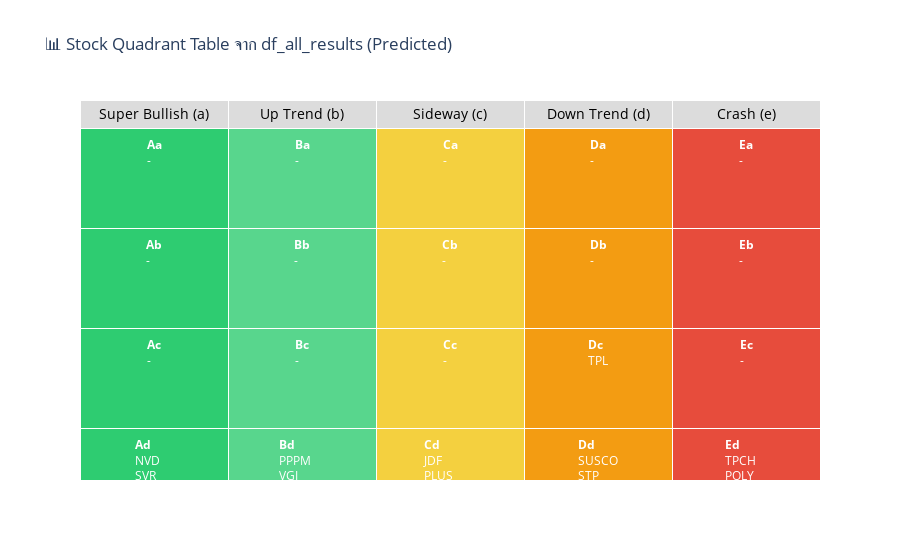

The cell this chart's notebook holds for it:
### Code cell
import plotly.graph_objects as go

# ✅ สร้าง dict: Quadrant → รายชื่อหุ้น
quadrant_groups = (
    df_all_results.groupby("Predicted Quadrant")["Symbol"]
    .apply(list)
    .to_dict()
)

# ✅ กำหนดลำดับแกน
financial_levels = ['A', 'B', 'C', 'D', 'E']  # A = Strong fundamentals
trend_levels = ['a', 'b', 'c', 'd', 'e']      # a = Bullish, e = Crash

# ✅ เตรียมตาราง 5x5
plot_table = []
for f in financial_levels:
    row = []
    for t in trend_levels:
        code = f + t
        stocks = quadrant_groups.get(code, [])
        if stocks:
            stock_list = "<br>".join(stocks[:10])  # แสดงสูงสุด 10 ตัว
            cell_text = f"<b>{code}</b><br>{stock_list}"
        else:
            cell_text = f"<b>{code}</b><br>-"
        row.append(cell_text)
    plot_table.append(row)

# ✅ สีแต่ละแถว (A–E)
colors = [[{'A': '#2ecc71', 'B': '#58d68d', 'C': '#f4d03f',
            'D': '#f39c12', 'E': '#e74c3c'}[f]]*5 for f in financial_levels]

# ✅ วาดตาราง
fig = go.Figure(data=go.Table(
    header=dict(
        values=["Super Bullish (a)", "Up Trend (b)", "Sideway (c)", "Down Trend (d)", "Crash (e)"],
        fill_color="#dcdcdc",
        align="center",
        font=dict(color="black", size=14)
    ),
    cells=dict(
        values=plot_table,
        fill_color=colors,
        align="center",
        height=100,
        font=dict(color="white", size=12)
    )
))

fig.update_layout(title="📊 Stock Quadrant Table จาก df_all_results (Predicted)")
fig.show()

### Figure 1 — Plotly figure (JSON) as saved in the notebook; plotly's stock layout.template omitted (floating-point values rounded to 4 significant figures)
{"data": [{"cells": {"align": "center", "fill": {"color": [["#2ecc71", "#2ecc71", "#2ecc71", "#2ecc71", "#2ecc71"], ["#58d68d", "#58d68d", "#58d68d", "#58d68d", "#58d68d"], ["#f4d03f", "#f4d03f", "#f4d03f", "#f4d03f", "#f4d03f"], ["#f39c12", "#f39c12", "#f39c12", "#f39c12", "#f39c12"], ["#e74c3c", "#e74c3c", "#e74c3c", "#e74c3c", "#e74c3c"]]}, "font": {"color": "white", "size": 12}, "height": 100, "values": [["<b>Aa</b><br>-", "<b>Ab</b><br>-", "<b>Ac</b><br>-", "<b>Ad</b><br>NVD<br>SVR<br>PTECH<br>TPOLY<br>WORK<br>AJ<br>SIAM<br>ITEL<br>TIGER<br>SAF", "<b>Ae</b><br>-"], ["<b>Ba</b><br>-", "<b>Bb</b><br>-", "<b>Bc</b><br>-", "<b>Bd</b><br>PPPM<br>VGI<br>KSL<br>MANRIN<br>SFT<br>SHR<br>TGH<br>NPK<br>PG<br>BIOTEC", "<b>Be</b><br>-"], ["<b>Ca</b><br>-", "<b>Cb</b><br>-", "<b>Cc</b><br>-", "<b>Cd</b><br>JDF<br>PLUS<br>CRC<br>LEE<br>SNPS<br>MGC<br>TK<br>LPN<br>GBX<br>WINDOW", "<b>Ce</b><br>-"], ["<b>Da</b><br>-", "<b>Db</b><br>-", "<b>Dc</b><br>TPL", "<b>Dd</b><br>SUSCO<br>STP<br>NCP<br>ASP<br>SIS<br>PSP<br>TAN<br>OKJ<br>SFLEX<br>PCE", "<b>De</b><br>-"], ["<b>Ea</b><br>-", "<b>Eb</b><br>-", "<b>Ec</b><br>-", "<b>Ed</b><br>TPCH<br>POLY<br>VCOM<br>KDH<br>EA<br>ROJNA<br>ADVICE<br>SAT<br>TASCO<br>AYUD", "<b>Ee</b><br>-"]]}, "header": {"align": "center", "fill": {"color": "#dcdcdc"}, "font": {"color": "black", "size": 14}, "values": ["Super Bullish (a)", "Up Trend (b)", "Sideway (c)", "Down Trend (d)", "Crash (e)"]}, "type": "table"}], "layout": {"title": {"text": "📊 Stock Quadrant Table จาก df_all_results (Predicted)"}}}
